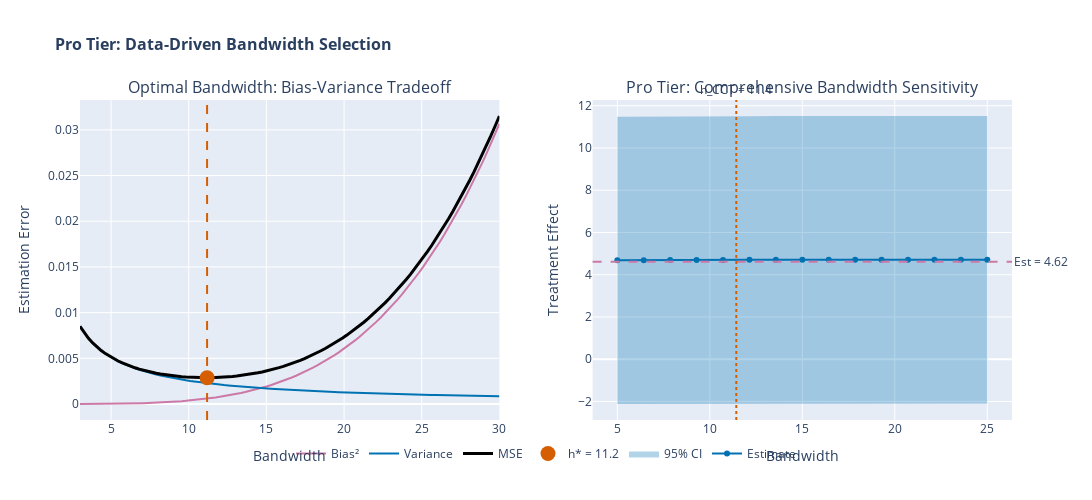

The code cell stored with this chart in its notebook:
### Code cell
# =============================================================================
# Visualize Pro Tier Features
# =============================================================================

fig = make_subplots(rows=1, cols=2, subplot_titles=(
    'Optimal Bandwidth: Bias-Variance Tradeoff',
    'Pro Tier: Comprehensive Bandwidth Sensitivity'
))

# 1. Bandwidth selection: Bias-variance tradeoff
h_range = np.linspace(3, 30, 100)

# Simulate bias and variance curves
bias_sq = (h_range / bw_result.h_ik)**4 * 0.001  # Bias² grows with h^4
variance = (bw_result.h_ik / h_range)**1 * 0.002  # Variance shrinks with h
mse = bias_sq + variance

fig.add_trace(
    go.Scatter(x=h_range, y=bias_sq, mode='lines',
               line=dict(color=CUTOFF_COLOR, width=2),
               name='Bias²'),
    row=1, col=1
)
fig.add_trace(
    go.Scatter(x=h_range, y=variance, mode='lines',
               line=dict(color=CONTROL_COLOR, width=2),
               name='Variance'),
    row=1, col=1
)
fig.add_trace(
    go.Scatter(x=h_range, y=mse, mode='lines',
               line=dict(color='black', width=3),
               name='MSE'),
    row=1, col=1
)

# Mark optimal
opt_idx = np.argmin(mse)
fig.add_vline(x=h_range[opt_idx], line_color=TREATED_COLOR, line_width=2, line_dash='dash',
              row=1, col=1)
fig.add_trace(
    go.Scatter(x=[h_range[opt_idx]], y=[mse[opt_idx]], mode='markers',
               marker=dict(color=TREATED_COLOR, size=15),
               name=f'h* = {h_range[opt_idx]:.1f}'),
    row=1, col=1
)

# 2. Robustness check: Many bandwidths
many_bws = np.linspace(5, 25, 15)
estimates_bw = []
lower_cis = []
upper_cis = []

for bw in many_bws:
    res = local_linear_rdd(df, 'running_var', 'employment_outcome', cutoff, bw)
    estimates_bw.append(res['estimate'])
    lower_cis.append(res['ci'][0])
    upper_cis.append(res['ci'][1])

# Confidence band using fill
fig.add_trace(
    go.Scatter(x=np.concatenate([many_bws, many_bws[::-1]]),
               y=np.concatenate([upper_cis, lower_cis[::-1]]),
               fill='toself', fillcolor='rgba(0, 114, 178, 0.3)',
               line=dict(color='rgba(255,255,255,0)'),
               name='95% CI', showlegend=True),
    row=1, col=2
)

fig.add_trace(
    go.Scatter(x=many_bws, y=estimates_bw, mode='lines+markers',
               line=dict(color=COLORS[0], width=2),
               marker=dict(color=COLORS[0], size=6),
               name='Estimate'),
    row=1, col=2
)

fig.add_hline(y=main_result["estimate"], line_color=CUTOFF_COLOR, line_width=2, line_dash='dash',
              annotation_text=f'Est = {main_result['estimate']:.2f}', annotation_position='right',
              row=1, col=2)

# Mark optimal bandwidth
fig.add_vline(x=bw_result.h_cct, line_color=TREATED_COLOR, line_width=2, line_dash='dot',
              annotation_text=f'h_CCT = {bw_result.h_cct:.1f}', annotation_position='top',
              row=1, col=2)

# Update layout
fig.update_layout(
    title=dict(text='Pro Tier: Data-Driven Bandwidth Selection', 
               font=dict(size=16, weight='bold')),
    showlegend=True,
    legend=dict(orientation='h', yanchor='bottom', y=-0.15, xanchor='center', x=0.5),
    height=500, width=1100,
)

fig.update_xaxes(title_text='Bandwidth', row=1, col=1)
fig.update_yaxes(title_text='Estimation Error', row=1, col=1)
fig.update_xaxes(title_text='Bandwidth', row=1, col=2)
fig.update_yaxes(title_text='Treatment Effect', row=1, col=2)

fig.show()

### Figure 1 — Plotly figure (JSON) as saved in the notebook; plotly's stock layout.template omitted (floating-point values rounded to 4 significant figures)
{"data": [{"line": {"color": "#CC79A7", "width": 2}, "mode": "lines", "name": "Bias²", "type": "scatter", "x": [3.0, 3.273, 3.545, 3.818, 4.091, 4.364, 4.636, 4.909, 5.182, 5.455, 5.727, 6.0, 6.273, 6.545, 6.818, 7.091, 7.364, 7.636, 7.909, 8.182, 8.455, 8.727, 9.0, 9.273, 9.545, 9.818, 10.09, 10.36, 10.64, 10.91, 11.18, 11.45, 11.73, 12.0, 12.27, 12.55, 12.82, 13.09, 13.36, 13.64, 13.91, 14.18, 14.45, 14.73, 15.0, 15.27, 15.55, 15.82, 16.09, 16.36, 16.64, 16.91, 17.18, 17.45, 17.73, 18.0, 18.27, 18.55, 18.82, 19.09, 19.36, 19.64, 19.91, 20.18, 20.45, 20.73, 21.0, 21.27, 21.55, 21.82, 22.09, 22.36, 22.64, 22.91, 23.18, 23.45, 23.73, 24.0, 24.27, 24.55, 24.82, 25.09, 25.36, 25.64, 25.91, 26.18, 26.45, 26.73, 27.0, 27.27, 27.55, 27.82, 28.09, 28.36, 28.64, 28.91, 29.18, 29.45, 29.73, 30.0], "xaxis": "x", "y": [3.067e-06, 4.343e-06, 5.982e-06, 8.047e-06, 1.06e-05, 1.373e-05, 1.749e-05, 2.199e-05, 2.73e-05, 3.351e-05, 4.074e-05, 4.907e-05, 5.861e-05, 6.949e-05, 8.182e-05, 9.572e-05, 0.0001113, 0.0001287, 0.0001481, 0.0001697, 0.0001934, 0.0002196, 0.0002484, 0.0002799, 0.0003143, 0.0003518, 0.0003926, 0.0004367, 0.0004846, 0.0005362, 0.0005919, 0.0006518, 0.0007161, 0.0007851, 0.0008589, 0.0009378, 0.001022, 0.001112, 0.001207, 0.001309, 0.001417, 0.001531, 0.001653, 0.001781, 0.001917, 0.00206, 0.002211, 0.00237, 0.002538, 0.002715, 0.0029, 0.003095, 0.0033, 0.003514, 0.003739, 0.003974, 0.004221, 0.004479, 0.004748, 0.005029, 0.005323, 0.005629, 0.005948, 0.006281, 0.006627, 0.006988, 0.007363, 0.007753, 0.008158, 0.008579, 0.009016, 0.00947, 0.009941, 0.01043, 0.01093, 0.01146, 0.012, 0.01256, 0.01314, 0.01374, 0.01436, 0.01501, 0.01567, 0.01635, 0.01706, 0.01779, 0.01854, 0.01932, 0.02012, 0.02095, 0.0218, 0.02267, 0.02357, 0.0245, 0.02546, 0.02644, 0.02746, 0.0285, 0.02957, 0.03067], "yaxis": "y"}, {"line": {"color": "#0072B2", "width": 2}, "mode": "lines", "name": "Variance", "type": "scatter", "x": [3.0, 3.273, 3.545, 3.818, 4.091, 4.364, 4.636, 4.909, 5.182, 5.455, 5.727, 6.0, 6.273, 6.545, 6.818, 7.091, 7.364, 7.636, 7.909, 8.182, 8.455, 8.727, 9.0, 9.273, 9.545, 9.818, 10.09, 10.36, 10.64, 10.91, 11.18, 11.45, 11.73, 12.0, 12.27, 12.55, 12.82, 13.09, 13.36, 13.64, 13.91, 14.18, 14.45, 14.73, 15.0, 15.27, 15.55, 15.82, 16.09, 16.36, 16.64, 16.91, 17.18, 17.45, 17.73, 18.0, 18.27, 18.55, 18.82, 19.09, 19.36, 19.64, 19.91, 20.18, 20.45, 20.73, 21.0, 21.27, 21.55, 21.82, 22.09, 22.36, 22.64, 22.91, 23.18, 23.45, 23.73, 24.0, 24.27, 24.55, 24.82, 25.09, 25.36, 25.64, 25.91, 26.18, 26.45, 26.73, 27.0, 27.27, 27.55, 27.82, 28.09, 28.36, 28.64, 28.91, 29.18, 29.45, 29.73, 30.0], "xaxis": "x", "y": [0.008499, 0.007791, 0.007191, 0.006678, 0.006233, 0.005843, 0.005499, 0.005194, 0.00492, 0.004674, 0.004452, 0.004249, 0.004065, 0.003895, 0.00374, 0.003596, 0.003463, 0.003339, 0.003224, 0.003116, 0.003016, 0.002921, 0.002833, 0.00275, 0.002671, 0.002597, 0.002527, 0.00246, 0.002397, 0.002337, 0.00228, 0.002226, 0.002174, 0.002125, 0.002078, 0.002032, 0.001989, 0.001948, 0.001908, 0.00187, 0.001833, 0.001798, 0.001764, 0.001731, 0.0017, 0.001669, 0.00164, 0.001612, 0.001585, 0.001558, 0.001533, 0.001508, 0.001484, 0.001461, 0.001438, 0.001416, 0.001395, 0.001375, 0.001355, 0.001336, 0.001317, 0.001298, 0.001281, 0.001263, 0.001247, 0.00123, 0.001214, 0.001199, 0.001183, 0.001169, 0.001154, 0.00114, 0.001126, 0.001113, 0.0011, 0.001087, 0.001075, 0.001062, 0.00105, 0.001039, 0.001027, 0.001016, 0.001005, 0.0009946, 0.0009841, 0.0009738, 0.0009638, 0.000954, 0.0009443, 0.0009349, 0.0009256, 0.0009165, 0.0009077, 0.0008989, 0.0008904, 0.000882, 0.0008737, 0.0008656, 0.0008577, 0.0008499], "yaxis": "y"}, {"line": {"color": "black", "width": 3}, "mode": "lines", "name": "MSE", "type": "scatter", "x": [3.0, 3.273, 3.545, 3.818, 4.091, 4.364, 4.636, 4.909, 5.182, 5.455, 5.727, 6.0, 6.273, 6.545, 6.818, 7.091, 7.364, 7.636, 7.909, 8.182, 8.455, 8.727, 9.0, 9.273, 9.545, 9.818, 10.09, 10.36, 10.64, 10.91, 11.18, 11.45, 11.73, 12.0, 12.27, 12.55, 12.82, 13.09, 13.36, 13.64, 13.91, 14.18, 14.45, 14.73, 15.0, 15.27, 15.55, 15.82, 16.09, 16.36, 16.64, 16.91, 17.18, 17.45, 17.73, 18.0, 18.27, 18.55, 18.82, 19.09, 19.36, 19.64, 19.91, 20.18, 20.45, 20.73, 21.0, 21.27, 21.55, 21.82, 22.09, 22.36, 22.64, 22.91, 23.18, 23.45, 23.73, 24.0, 24.27, 24.55, 24.82, 25.09, 25.36, 25.64, 25.91, 26.18, 26.45, 26.73, 27.0, 27.27, 27.55, 27.82, 28.09, 28.36, 28.64, 28.91, 29.18, 29.45, 29.73, 30.0], "xaxis": "x", "y": [0.008502, 0.007795, 0.007197, 0.006686, 0.006243, 0.005857, 0.005517, 0.005216, 0.004948, 0.004708, 0.004493, 0.004299, 0.004123, 0.003965, 0.003821, 0.003691, 0.003574, 0.003468, 0.003372, 0.003286, 0.003209, 0.003141, 0.003081, 0.00303, 0.002985, 0.002949, 0.002919, 0.002897, 0.002882, 0.002873, 0.002872, 0.002878, 0.00289, 0.00291, 0.002936, 0.00297, 0.003011, 0.00306, 0.003115, 0.003179, 0.00325, 0.003329, 0.003417, 0.003512, 0.003616, 0.003729, 0.003851, 0.003982, 0.004123, 0.004273, 0.004433, 0.004603, 0.004784, 0.004975, 0.005177, 0.005391, 0.005616, 0.005853, 0.006103, 0.006365, 0.006639, 0.006927, 0.007229, 0.007544, 0.007874, 0.008218, 0.008577, 0.008952, 0.009342, 0.009748, 0.01017, 0.01061, 0.01107, 0.01154, 0.01203, 0.01254, 0.01307, 0.01362, 0.01419, 0.01478, 0.01539, 0.01602, 0.01667, 0.01735, 0.01804, 0.01876, 0.01951, 0.02027, 0.02106, 0.02188, 0.02272, 0.02359, 0.02448, 0.0254, 0.02635, 0.02733, 0.02833, 0.02936, 0.03042, 0.03152], "yaxis": "y"}, {"marker": {"color": "#D55E00", "size": 15}, "mode": "markers", "name": "h* = 11.2", "type": "scatter", "x": [11.18], "xaxis": "x", "y": [0.002872], "yaxis": "y"}, {"fill": "toself", "fillcolor": "rgba(0, 114, 178, 0.3)", "line": {"color": "rgba(255,255,255,0)"}, "name": "95% CI", "showlegend": true, "type": "scatter", "x": [5.0, 6.429, 7.857, 9.286, 10.71, 12.14, 13.57, 15.0, 16.43, 17.86, 19.29, 20.71, 22.14, 23.57, 25.0, 25.0, 23.57, 22.14, 20.71, 19.29, 17.86, 16.43, 15.0, 13.57, 12.14, 10.71, 9.286, 7.857, 6.429, 5.0], "xaxis": "x2", "y": [11.48, 11.49, 11.5, 11.5, 11.5, 11.51, 11.51, 11.51, 11.51, 11.51, 11.51, 11.51, 11.51, 11.51, 11.51, -2.095, -2.095, -2.096, -2.096, -2.096, -2.097, -2.097, -2.098, -2.099, -2.1, -2.102, -2.104, -2.107, -2.111, -2.121], "yaxis": "y2"}, {"line": {"color": "#0072B2", "width": 2}, "marker": {"color": "#0072B2", "size": 6}, "mode": "lines+markers", "name": "Estimate", "type": "scatter", "x": [5.0, 6.429, 7.857, 9.286, 10.71, 12.14, 13.57, 15.0, 16.43, 17.86, 19.29, 20.71, 22.14, 23.57, 25.0], "xaxis": "x2", "y": [4.679, 4.69, 4.695, 4.699, 4.701, 4.703, 4.704, 4.705, 4.706, 4.707, 4.708, 4.708, 4.708, 4.709, 4.709], "yaxis": "y2"}], "layout": {"annotations": [{"font": {"size": 16}, "showarrow": false, "text": "Optimal Bandwidth: Bias-Variance Tradeoff", "x": 0.225, "xanchor": "center", "xref": "paper", "y": 1, "yanchor": "bottom", "yref": "paper"}, {"font": {"size": 16}, "showarrow": false, "text": "Pro Tier: Comprehensive Bandwidth Sensitivity", "x": 0.775, "xanchor": "center", "xref": "paper", "y": 1, "yanchor": "bottom", "yref": "paper"}, {"showarrow": false, "text": "Est = 4.62", "x": 1, "xanchor": "left", "xref": "x2 domain", "y": 4.615, "yanchor": "middle", "yref": "y2"}, {"showarrow": false, "text": "h_CCT = 11.4", "x": 11.43, "xanchor": "center", "xref": "x2", "y": 1, "yanchor": "bottom", "yref": "y2 domain"}], "height": 500, "legend": {"orientation": "h", "x": 0.5, "xanchor": "center", "y": -0.15, "yanchor": "bottom"}, "shapes": [{"line": {"color": "#D55E00", "dash": "dash", "width": 2}, "type": "line", "x0": 11.18, "x1": 11.18, "xref": "x", "y0": 0, "y1": 1, "yref": "y domain"}, {"line": {"color": "#CC79A7", "dash": "dash", "width": 2}, "type": "line", "x0": 0, "x1": 1, "xref": "x2 domain", "y0": 4.615, "y1": 4.615, "yref": "y2"}, {"line": {"color": "#D55E00", "dash": "dot", "width": 2}, "type": "line", "x0": 11.43, "x1": 11.43, "xref": "x2", "y0": 0, "y1": 1, "yref": "y2 domain"}], "showlegend": true, "title": {"font": {"size": 16, "weight": "bold"}, "text": "Pro Tier: Data-Driven Bandwidth Selection"}, "width": 1100, "xaxis": {"anchor": "y", "domain": [0, 0.45], "title": {"text": "Bandwidth"}}, "xaxis2": {"anchor": "y2", "domain": [0.55, 1], "title": {"text": "Bandwidth"}}, "yaxis": {"anchor": "x", "domain": [0, 1], "title": {"text": "Estimation Error"}}, "yaxis2": {"anchor": "x2", "domain": [0, 1], "title": {"text": "Treatment Effect"}}}}
